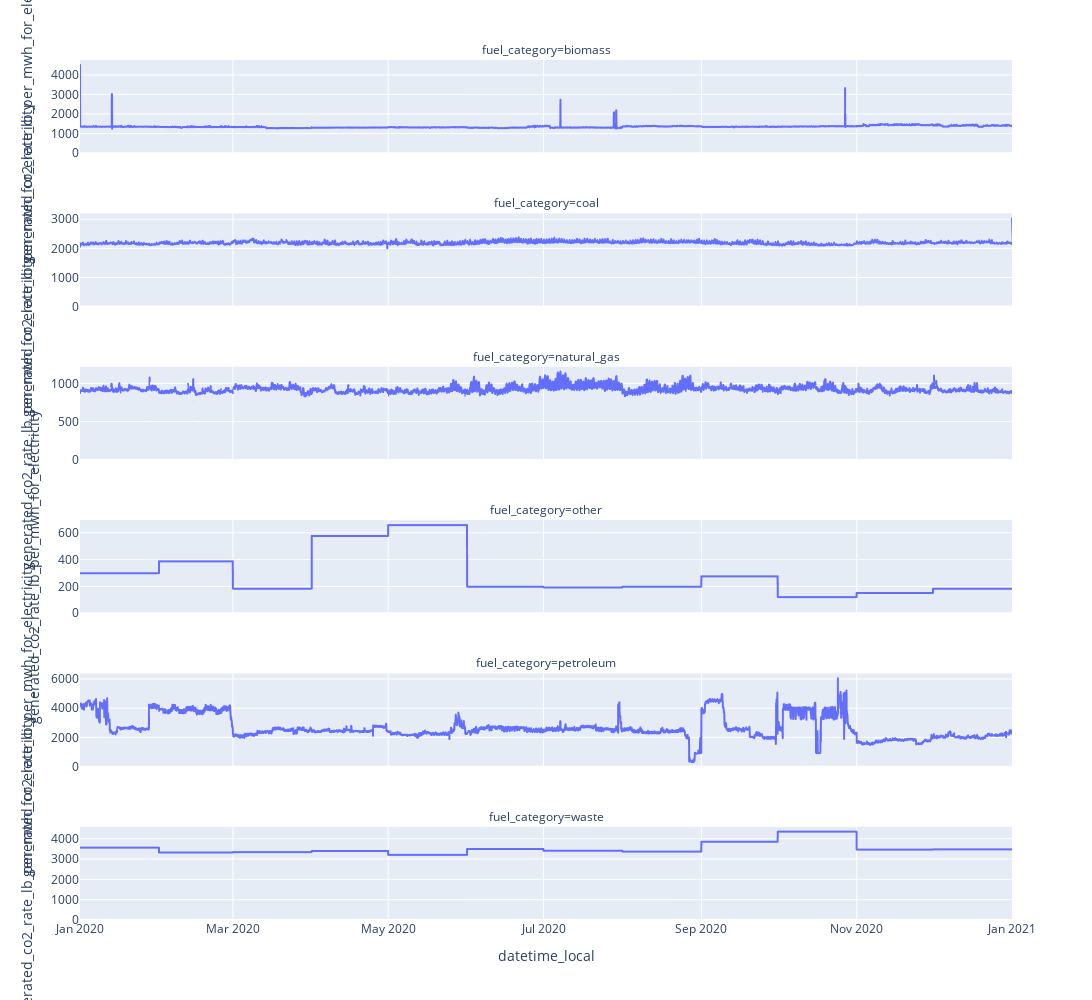

This figure's notebook cell:
### Code cell
ba = "MISO"

# load the data for the BA
power_sector_data = pd.read_csv(
    results_folder(f"{year}/power_sector_data/hourly/us_units/{ba}.csv"),
    parse_dates=["datetime_local"],
)

# filter the data to emitting generation sources
fuels = ["natural_gas", "coal", "petroleum", "waste", "biomass", "other"]
data_to_graph = power_sector_data[power_sector_data["fuel_category"].isin(fuels)]

px.line(
    data_to_graph,
    x="datetime_local",
    y="generated_co2_rate_lb_per_mwh_for_electricity",
    facet_col="fuel_category",
    facet_col_wrap=1,
    width=1200,
    height=1000,
).update_yaxes(matches=None, rangemode="tozero")

### Figure 1 — Plotly figure (JSON) as saved in the notebook; plotly's stock layout.template omitted (floating-point values rounded to 4 significant figures; data arrays with more than 128 entries replaced by an {"elided": "..."} marker saying what was removed)
{"data": [{"hovertemplate": "fuel_category=biomass<br>datetime_local=%{x}<br>generated_co2_rate_lb_per_mwh_for_electricity=%{y}<extra></extra>", "legendgroup": "", "line": {"color": "#636efa", "dash": "solid"}, "marker": {"symbol": "circle"}, "mode": "lines", "name": "", "showlegend": false, "type": "scattergl", "x": {"elided": "8785 str values"}, "xaxis": "x6", "y": {"elided": "8785 float values"}, "yaxis": "y6"}, {"hovertemplate": "fuel_category=coal<br>datetime_local=%{x}<br>generated_co2_rate_lb_per_mwh_for_electricity=%{y}<extra></extra>", "legendgroup": "", "line": {"color": "#636efa", "dash": "solid"}, "marker": {"symbol": "circle"}, "mode": "lines", "name": "", "showlegend": false, "type": "scattergl", "x": {"elided": "8786 str values"}, "xaxis": "x5", "y": {"elided": "8786 float values"}, "yaxis": "y5"}, {"hovertemplate": "fuel_category=natural_gas<br>datetime_local=%{x}<br>generated_co2_rate_lb_per_mwh_for_electricity=%{y}<extra></extra>", "legendgroup": "", "line": {"color": "#636efa", "dash": "solid"}, "marker": {"symbol": "circle"}, "mode": "lines", "name": "", "showlegend": false, "type": "scattergl", "x": {"elided": "8785 str values"}, "xaxis": "x4", "y": {"elided": "8785 float values"}, "yaxis": "y4"}, {"hovertemplate": "fuel_category=other<br>datetime_local=%{x}<br>generated_co2_rate_lb_per_mwh_for_electricity=%{y}<extra></extra>", "legendgroup": "", "line": {"color": "#636efa", "dash": "solid"}, "marker": {"symbol": "circle"}, "mode": "lines", "name": "", "showlegend": false, "type": "scattergl", "x": {"elided": "8784 str values"}, "xaxis": "x3", "y": {"elided": "8784 float values"}, "yaxis": "y3"}, {"hovertemplate": "fuel_category=petroleum<br>datetime_local=%{x}<br>generated_co2_rate_lb_per_mwh_for_electricity=%{y}<extra></extra>", "legendgroup": "", "line": {"color": "#636efa", "dash": "solid"}, "marker": {"symbol": "circle"}, "mode": "lines", "name": "", "showlegend": false, "type": "scattergl", "x": {"elided": "8784 str values"}, "xaxis": "x2", "y": {"elided": "8784 float values"}, "yaxis": "y2"}, {"hovertemplate": "fuel_category=waste<br>datetime_local=%{x}<br>generated_co2_rate_lb_per_mwh_for_electricity=%{y}<extra></extra>", "legendgroup": "", "line": {"color": "#636efa", "dash": "solid"}, "marker": {"symbol": "circle"}, "mode": "lines", "name": "", "showlegend": false, "type": "scattergl", "x": {"elided": "8784 str values"}, "xaxis": "x", "y": {"elided": "8784 float values"}, "yaxis": "y"}], "layout": {"annotations": [{"font": {}, "showarrow": false, "text": "fuel_category=waste", "x": 0.5, "xanchor": "center", "xref": "paper", "y": 0.1083, "yanchor": "bottom", "yref": "paper"}, {"font": {}, "showarrow": false, "text": "fuel_category=petroleum", "x": 0.5, "xanchor": "center", "xref": "paper", "y": 0.2867, "yanchor": "bottom", "yref": "paper"}, {"font": {}, "showarrow": false, "text": "fuel_category=other", "x": 0.5, "xanchor": "center", "xref": "paper", "y": 0.465, "yanchor": "bottom", "yref": "paper"}, {"font": {}, "showarrow": false, "text": "fuel_category=natural_gas", "x": 0.5, "xanchor": "center", "xref": "paper", "y": 0.6433, "yanchor": "bottom", "yref": "paper"}, {"font": {}, "showarrow": false, "text": "fuel_category=coal", "x": 0.5, "xanchor": "center", "xref": "paper", "y": 0.8217, "yanchor": "bottom", "yref": "paper"}, {"font": {}, "showarrow": false, "text": "fuel_category=biomass", "x": 0.5, "xanchor": "center", "xref": "paper", "y": 1.0, "yanchor": "bottom", "yref": "paper"}], "height": 1000, "legend": {"tracegroupgap": 0}, "margin": {"t": 60}, "width": 1200, "xaxis": {"anchor": "y", "domain": [0, 1], "title": {"text": "datetime_local"}}, "xaxis2": {"anchor": "y2", "domain": [0, 1], "matches": "x", "showticklabels": false}, "xaxis3": {"anchor": "y3", "domain": [0, 1], "matches": "x", "showticklabels": false}, "xaxis4": {"anchor": "y4", "domain": [0, 1], "matches": "x", "showticklabels": false}, "xaxis5": {"anchor": "y5", "domain": [0, 1], "matches": "x", "showticklabels": false}, "xaxis6": {"anchor": "y6", "domain": [0, 1], "matches": "x", "showticklabels": false}, "yaxis": {"anchor": "x", "domain": [0, 0.1083], "rangemode": "tozero", "title": {"text": "generated_co2_rate_lb_per_mwh_for_electricity"}}, "yaxis2": {"anchor": "x2", "domain": [0.1783, 0.2867], "rangemode": "tozero", "title": {"text": "generated_co2_rate_lb_per_mwh_for_electricity"}}, "yaxis3": {"anchor": "x3", "domain": [0.3567, 0.465], "rangemode": "tozero", "title": {"text": "generated_co2_rate_lb_per_mwh_for_electricity"}}, "yaxis4": {"anchor": "x4", "domain": [0.535, 0.6433], "rangemode": "tozero", "title": {"text": "generated_co2_rate_lb_per_mwh_for_electricity"}}, "yaxis5": {"anchor": "x5", "domain": [0.7133, 0.8217], "rangemode": "tozero", "title": {"text": "generated_co2_rate_lb_per_mwh_for_electricity"}}, "yaxis6": {"anchor": "x6", "domain": [0.8917, 1.0], "rangemode": "tozero", "title": {"text": "generated_co2_rate_lb_per_mwh_for_electricity"}}}}
